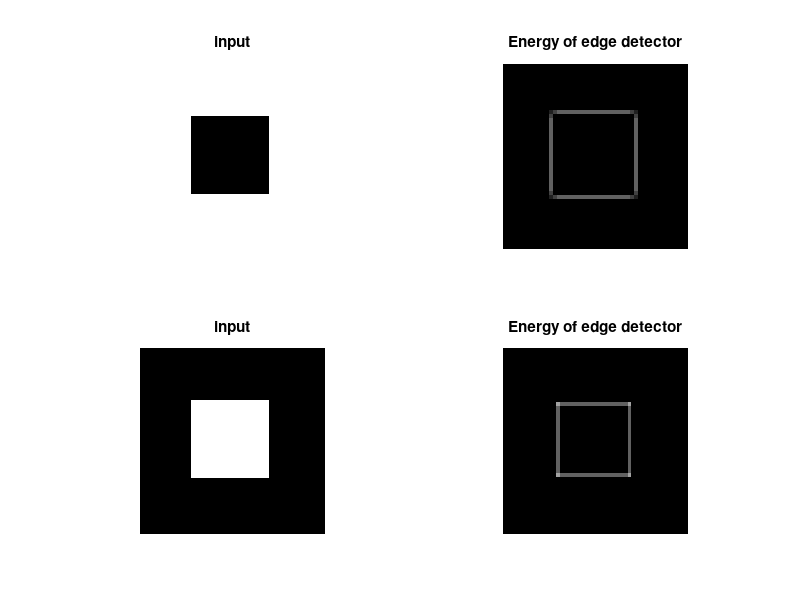

MATLAB code to generate this figure:
function l4_50()
f = zeros(3);
f(:) = -1/8;
f(2,2) = 1;

input = zeros(50,50);
for i = 15:35
    for j = 15:35
        input(i,j) = 1;
    end
end
FigHandle = figure('name','lecture 4 -50','numbertitle','off');
set(FigHandle, 'Position', [50, 50, 500, 500]);
subplot(2,2,3)
imshow(input),colormap gray
title('input');
output = conv2(input,f,'full');
subplot(2,2,4)
imshow(output), colormap gray
title('Energy of edge detector');


input = ones(50,50);
for i = 15:35
    for j = 15:35
        input(i,j) = 0;
    end
end
subplot(2,2,1)
imshow(input),colormap gray
title('input');
output = conv2(input,f,'valid');
subplot(2,2,2)
imshow(output),colormap gray
title('Energy of edge detector');

end